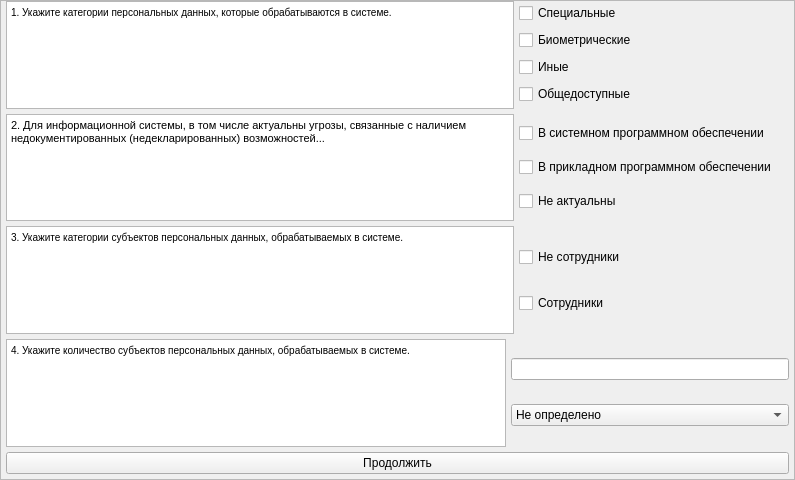
<?xml version="1.0" encoding="UTF-8"?>
<ui version="4.0">
 <class>TestISPDnWindow</class>
 <widget class="QWidget" name="TestISPDnWindow">
  <property name="geometry">
   <rect>
    <x>0</x>
    <y>0</y>
    <width>795</width>
    <height>480</height>
   </rect>
  </property>
  <property name="windowTitle">
   <string>Определение категории ИСПДн</string>
  </property>
  <layout class="QGridLayout" name="gridLayout">
   <property name="leftMargin">
    <number>0</number>
   </property>
   <property name="topMargin">
    <number>0</number>
   </property>
   <property name="rightMargin">
    <number>0</number>
   </property>
   <property name="bottomMargin">
    <number>0</number>
   </property>
   <property name="spacing">
    <number>0</number>
   </property>
   <item row="0" column="0">
    <widget class="QScrollArea" name="scrollArea">
     <property name="widgetResizable">
      <bool>true</bool>
     </property>
     <widget class="QWidget" name="scrollAreaWidgetContents_2">
      <property name="geometry">
       <rect>
        <x>0</x>
        <y>0</y>
        <width>793</width>
        <height>478</height>
       </rect>
      </property>
      <layout class="QGridLayout" name="gridLayout_3">
       <property name="leftMargin">
        <number>5</number>
       </property>
       <property name="topMargin">
        <number>0</number>
       </property>
       <property name="rightMargin">
        <number>5</number>
       </property>
       <property name="bottomMargin">
        <number>5</number>
       </property>
       <property name="spacing">
        <number>5</number>
       </property>
       <item row="5" column="0">
        <spacer name="verticalSpacer">
         <property name="orientation">
          <enum>Qt::Vertical</enum>
         </property>
         <property name="sizeHint" stdset="0">
          <size>
           <width>20</width>
           <height>40</height>
          </size>
         </property>
        </spacer>
       </item>
       <item row="1" column="0">
        <layout class="QHBoxLayout" name="horizontalLayout_2">
         <item>
          <layout class="QVBoxLayout" name="verticalLayout_3">
           <item>
            <widget class="QTextBrowser" name="textBrowser_2">
             <property name="minimumSize">
              <size>
               <width>500</width>
               <height>0</height>
              </size>
             </property>
             <property name="html">
              <string>&lt;!DOCTYPE HTML PUBLIC &quot;-//W3C//DTD HTML 4.0//EN&quot; &quot;http://www.w3.org/TR/REC-html40/strict.dtd&quot;&gt;
&lt;html&gt;&lt;head&gt;&lt;meta name=&quot;qrichtext&quot; content=&quot;1&quot; /&gt;&lt;style type=&quot;text/css&quot;&gt;
p, li { white-space: pre-wrap; }
&lt;/style&gt;&lt;/head&gt;&lt;body style=&quot; font-family:'MS Shell Dlg 2'; font-size:7.8pt; font-weight:400; font-style:normal;&quot;&gt;
&lt;p style=&quot; margin-top:0px; margin-bottom:0px; margin-left:0px; margin-right:0px; -qt-block-indent:0; text-indent:0px;&quot;&gt;&lt;span style=&quot; font-size:8pt;&quot;&gt;2. Для информационной системы, в том числе актуальны угрозы, связанные с наличием недокументированных (недекларированных) возможностей...&lt;/span&gt;&lt;/p&gt;&lt;/body&gt;&lt;/html&gt;</string>
             </property>
            </widget>
           </item>
          </layout>
         </item>
         <item>
          <layout class="QVBoxLayout" name="verticalLayout">
           <item>
            <widget class="QCheckBox" name="checkBox_5">
             <property name="minimumSize">
              <size>
               <width>270</width>
               <height>0</height>
              </size>
             </property>
             <property name="focusPolicy">
              <enum>Qt::StrongFocus</enum>
             </property>
             <property name="text">
              <string>В системном программном обеспечении</string>
             </property>
             <property name="checked">
              <bool>false</bool>
             </property>
             <property name="tristate">
              <bool>false</bool>
             </property>
            </widget>
           </item>
           <item>
            <widget class="QCheckBox" name="checkBox_6">
             <property name="minimumSize">
              <size>
               <width>270</width>
               <height>0</height>
              </size>
             </property>
             <property name="text">
              <string>В прикладном программном обеспечении</string>
             </property>
            </widget>
           </item>
           <item>
            <widget class="QCheckBox" name="checkBox_7">
             <property name="minimumSize">
              <size>
               <width>270</width>
               <height>0</height>
              </size>
             </property>
             <property name="text">
              <string>Не актуальны</string>
             </property>
            </widget>
           </item>
          </layout>
         </item>
        </layout>
       </item>
       <item row="0" column="0">
        <layout class="QHBoxLayout" name="horizontalLayout_1">
         <item>
          <layout class="QVBoxLayout" name="verticalLayout_2">
           <item>
            <widget class="QTextBrowser" name="textBrowser">
             <property name="minimumSize">
              <size>
               <width>500</width>
               <height>0</height>
              </size>
             </property>
             <property name="html">
              <string>&lt;!DOCTYPE HTML PUBLIC &quot;-//W3C//DTD HTML 4.0//EN&quot; &quot;http://www.w3.org/TR/REC-html40/strict.dtd&quot;&gt;
&lt;html&gt;&lt;head&gt;&lt;meta name=&quot;qrichtext&quot; content=&quot;1&quot; /&gt;&lt;style type=&quot;text/css&quot;&gt;
p, li { white-space: pre-wrap; }
&lt;/style&gt;&lt;/head&gt;&lt;body style=&quot; font-family:'MS Shell Dlg 2'; font-size:7.8pt; font-weight:400; font-style:normal;&quot;&gt;
&lt;p style=&quot; margin-top:0px; margin-bottom:0px; margin-left:0px; margin-right:0px; -qt-block-indent:0; text-indent:0px;&quot;&gt;1. Укажите категории персональных данных, которые обрабатываются в системе.&lt;/p&gt;&lt;/body&gt;&lt;/html&gt;</string>
             </property>
            </widget>
           </item>
          </layout>
         </item>
         <item>
          <layout class="QVBoxLayout" name="verticalLayout_1">
           <item>
            <widget class="QCheckBox" name="checkBox_1">
             <property name="minimumSize">
              <size>
               <width>270</width>
               <height>0</height>
              </size>
             </property>
             <property name="text">
              <string>Специальные</string>
             </property>
            </widget>
           </item>
           <item>
            <widget class="QCheckBox" name="checkBox_2">
             <property name="minimumSize">
              <size>
               <width>270</width>
               <height>0</height>
              </size>
             </property>
             <property name="text">
              <string>Биометрические</string>
             </property>
            </widget>
           </item>
           <item>
            <widget class="QCheckBox" name="checkBox_3">
             <property name="minimumSize">
              <size>
               <width>270</width>
               <height>0</height>
              </size>
             </property>
             <property name="text">
              <string>Иные</string>
             </property>
            </widget>
           </item>
           <item>
            <widget class="QCheckBox" name="checkBox_4">
             <property name="minimumSize">
              <size>
               <width>270</width>
               <height>0</height>
              </size>
             </property>
             <property name="text">
              <string>Общедоступные</string>
             </property>
            </widget>
           </item>
          </layout>
         </item>
        </layout>
       </item>
       <item row="2" column="0">
        <layout class="QHBoxLayout" name="horizontalLayout_3">
         <item>
          <layout class="QVBoxLayout" name="verticalLayout_5">
           <item>
            <widget class="QTextBrowser" name="textBrowser_3">
             <property name="minimumSize">
              <size>
               <width>500</width>
               <height>0</height>
              </size>
             </property>
             <property name="html">
              <string>&lt;!DOCTYPE HTML PUBLIC &quot;-//W3C//DTD HTML 4.0//EN&quot; &quot;http://www.w3.org/TR/REC-html40/strict.dtd&quot;&gt;
&lt;html&gt;&lt;head&gt;&lt;meta name=&quot;qrichtext&quot; content=&quot;1&quot; /&gt;&lt;style type=&quot;text/css&quot;&gt;
p, li { white-space: pre-wrap; }
&lt;/style&gt;&lt;/head&gt;&lt;body style=&quot; font-family:'MS Shell Dlg 2'; font-size:7.8pt; font-weight:400; font-style:normal;&quot;&gt;
&lt;p style=&quot; margin-top:0px; margin-bottom:0px; margin-left:0px; margin-right:0px; -qt-block-indent:0; text-indent:0px;&quot;&gt;3. Укажите категории субъектов персональных данных, обрабатываемых в системе.&lt;/p&gt;&lt;/body&gt;&lt;/html&gt;</string>
             </property>
            </widget>
           </item>
          </layout>
         </item>
         <item>
          <layout class="QVBoxLayout" name="verticalLayout_4">
           <item>
            <widget class="QCheckBox" name="checkBox_8">
             <property name="minimumSize">
              <size>
               <width>270</width>
               <height>0</height>
              </size>
             </property>
             <property name="text">
              <string>Не сотрудники</string>
             </property>
            </widget>
           </item>
           <item>
            <widget class="QCheckBox" name="checkBox_9">
             <property name="minimumSize">
              <size>
               <width>270</width>
               <height>0</height>
              </size>
             </property>
             <property name="text">
              <string>Сотрудники</string>
             </property>
            </widget>
           </item>
          </layout>
         </item>
        </layout>
       </item>
       <item row="4" column="0">
        <widget class="QPushButton" name="accept">
         <property name="text">
          <string>Продолжить</string>
         </property>
        </widget>
       </item>
       <item row="3" column="0">
        <layout class="QHBoxLayout" name="horizontalLayout_4">
         <item>
          <layout class="QVBoxLayout" name="verticalLayout_7">
           <item>
            <widget class="QTextBrowser" name="textBrowser_4">
             <property name="minimumSize">
              <size>
               <width>500</width>
               <height>0</height>
              </size>
             </property>
             <property name="html">
              <string>&lt;!DOCTYPE HTML PUBLIC &quot;-//W3C//DTD HTML 4.0//EN&quot; &quot;http://www.w3.org/TR/REC-html40/strict.dtd&quot;&gt;
&lt;html&gt;&lt;head&gt;&lt;meta name=&quot;qrichtext&quot; content=&quot;1&quot; /&gt;&lt;style type=&quot;text/css&quot;&gt;
p, li { white-space: pre-wrap; }
&lt;/style&gt;&lt;/head&gt;&lt;body style=&quot; font-family:'MS Shell Dlg 2'; font-size:7.8pt; font-weight:400; font-style:normal;&quot;&gt;
&lt;p style=&quot; margin-top:0px; margin-bottom:0px; margin-left:0px; margin-right:0px; -qt-block-indent:0; text-indent:0px;&quot;&gt;4. Укажите количество субъектов персональных данных, обрабатываемых в системе.&lt;/p&gt;&lt;/body&gt;&lt;/html&gt;</string>
             </property>
            </widget>
           </item>
          </layout>
         </item>
         <item>
          <layout class="QVBoxLayout" name="verticalLayout_6">
           <item>
            <widget class="QLineEdit" name="lineEdit_4">
             <property name="minimumSize">
              <size>
               <width>0</width>
               <height>0</height>
              </size>
             </property>
             <property name="inputMask">
              <string>000000000000</string>
             </property>
             <property name="text">
              <string/>
             </property>
             <property name="alignment">
              <set>Qt::AlignRight|Qt::AlignTrailing|Qt::AlignVCenter</set>
             </property>
            </widget>
           </item>
           <item>
            <widget class="QComboBox" name="comboBox_4">
             <property name="minimumSize">
              <size>
               <width>0</width>
               <height>0</height>
              </size>
             </property>
             <item>
              <property name="text">
               <string>Не определено</string>
              </property>
             </item>
             <item>
              <property name="text">
               <string>Меньше 100000</string>
              </property>
             </item>
             <item>
              <property name="text">
               <string>Больше или равно 100000</string>
              </property>
             </item>
            </widget>
           </item>
          </layout>
         </item>
        </layout>
       </item>
      </layout>
     </widget>
    </widget>
   </item>
  </layout>
 </widget>
 <resources/>
 <connections/>
</ui>
